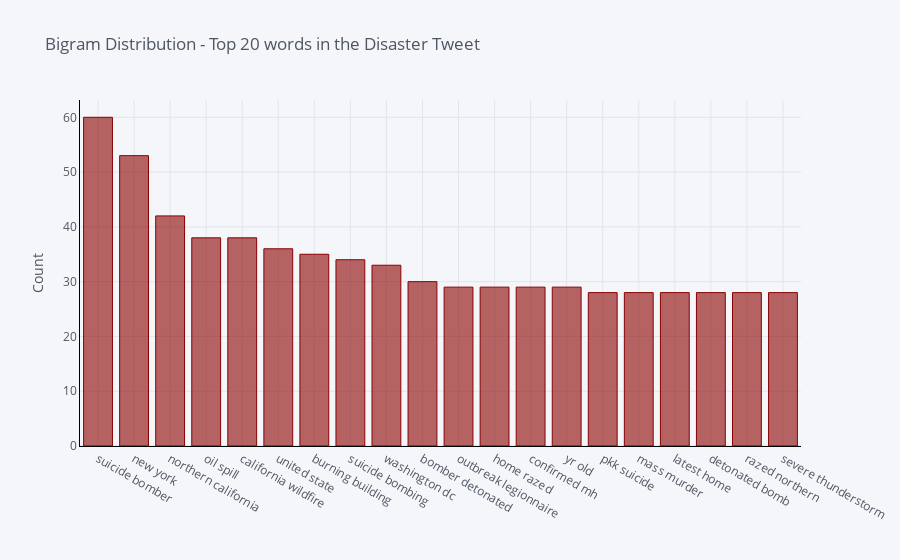
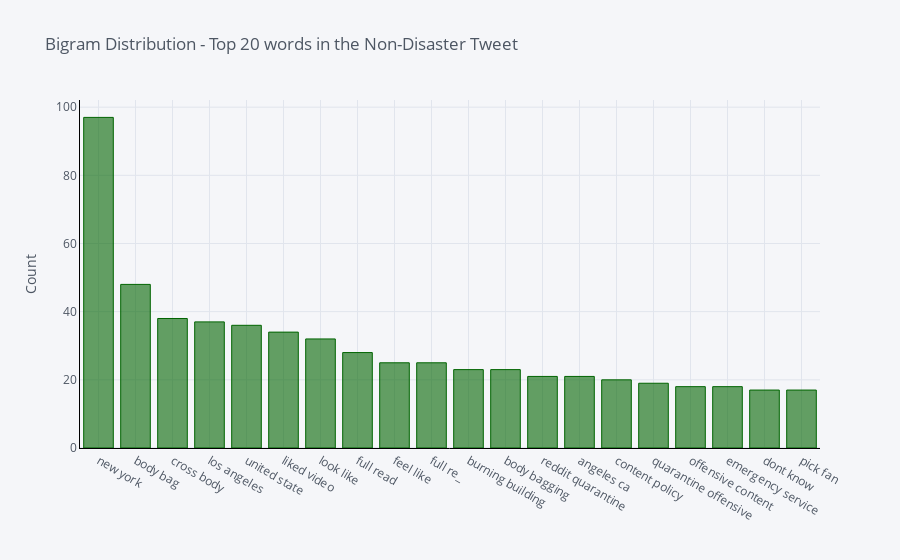

The notebook cell these images were saved under, in order:
### Code cell
def top_bigram(corpus, n=None):
    vec = CountVectorizer(ngram_range=(2, 2)).fit(corpus)
    bag_of_words = vec.transform(corpus)
    sum_words = bag_of_words.sum(axis=0) 
    words_freq = [(word, sum_words[0, idx]) for word, idx in vec.vocabulary_.items()]
    words_freq =sorted(words_freq, key = lambda x: x[1], reverse=True)
    return words_freq[:n]

bg_disaster = top_bigram(dataset[dataset['target']==1]['final_text'], 20)
bg_nondisaster = top_bigram(dataset[dataset['target']==0]['final_text'], 20)
    
bg_disaster = pd.DataFrame(bg_disaster, columns = ['tweet_word' , 'count'])
bg_nondisaster= pd.DataFrame(bg_nondisaster, columns = ['tweet_word' , 'count'])

bg_disaster.groupby('tweet_word').sum()['count'].sort_values(ascending=False).iplot(
    kind='bar', yTitle='Count', linecolor='black', color='darkred',title='Bigram Distribution - Top 20 words in the Disaster Tweet')
bg_nondisaster.groupby('tweet_word').sum()['count'].sort_values(ascending=False).iplot(
    kind='bar', yTitle='Count', linecolor='black',color='darkgreen',title='Bigram Distribution - Top 20 words in the Non-Disaster Tweet')

### Figure 1 — Plotly figure (JSON) as saved in the notebook; plotly's stock layout.template omitted (floating-point values rounded to 4 significant figures)
{"data": [{"marker": {"color": "rgba(139, 0, 0, 0.6)", "line": {"color": "rgba(139, 0, 0, 1.0)", "width": 1}}, "name": "count", "orientation": "v", "text": "", "type": "bar", "x": ["suicide bomber", "new york", "northern california", "oil spill", "california wildfire", "united state", "burning building", "suicide bombing", "washington dc", "bomber detonated", "outbreak legionnaire", "home razed", "confirmed mh", "yr old", "pkk suicide", "mass murder", "latest home", "detonated bomb", "razed northern", "severe thunderstorm"], "y": [60, 53, 42, 38, 38, 36, 35, 34, 33, 30, 29, 29, 29, 29, 28, 28, 28, 28, 28, 28]}], "layout": {"legend": {"bgcolor": "#F5F6F9", "font": {"color": "#4D5663"}}, "paper_bgcolor": "#F5F6F9", "plot_bgcolor": "#F5F6F9", "title": {"font": {"color": "#4D5663"}, "text": "Bigram Distribution - Top 20 words in the Disaster Tweet"}, "xaxis": {"gridcolor": "#E1E5ED", "linecolor": "black", "showgrid": true, "tickfont": {"color": "#4D5663"}, "title": {"font": {"color": "#4D5663"}, "text": ""}, "zerolinecolor": "#E1E5ED"}, "yaxis": {"gridcolor": "#E1E5ED", "linecolor": "black", "showgrid": true, "tickfont": {"color": "#4D5663"}, "title": {"font": {"color": "#4D5663"}, "text": "Count"}, "zerolinecolor": "#E1E5ED"}}}

### Figure 2 — Plotly figure (JSON) as saved in the notebook; plotly's stock layout.template omitted (floating-point values rounded to 4 significant figures)
{"data": [{"marker": {"color": "rgba(0, 100, 0, 0.6)", "line": {"color": "rgba(0, 100, 0, 1.0)", "width": 1}}, "name": "count", "orientation": "v", "text": "", "type": "bar", "x": ["new york", "body bag", "cross body", "los angeles", "united state", "liked video", "look like", "full read", "feel like", "full re_", "burning building", "body bagging", "reddit quarantine", "angeles ca", "content policy", "quarantine offensive", "offensive content", "emergency service", "dont know", "pick fan"], "y": [97, 48, 38, 37, 36, 34, 32, 28, 25, 25, 23, 23, 21, 21, 20, 19, 18, 18, 17, 17]}], "layout": {"legend": {"bgcolor": "#F5F6F9", "font": {"color": "#4D5663"}}, "paper_bgcolor": "#F5F6F9", "plot_bgcolor": "#F5F6F9", "title": {"font": {"color": "#4D5663"}, "text": "Bigram Distribution - Top 20 words in the Non-Disaster Tweet"}, "xaxis": {"gridcolor": "#E1E5ED", "linecolor": "black", "showgrid": true, "tickfont": {"color": "#4D5663"}, "title": {"font": {"color": "#4D5663"}, "text": ""}, "zerolinecolor": "#E1E5ED"}, "yaxis": {"gridcolor": "#E1E5ED", "linecolor": "black", "showgrid": true, "tickfont": {"color": "#4D5663"}, "title": {"font": {"color": "#4D5663"}, "text": "Count"}, "zerolinecolor": "#E1E5ED"}}}
